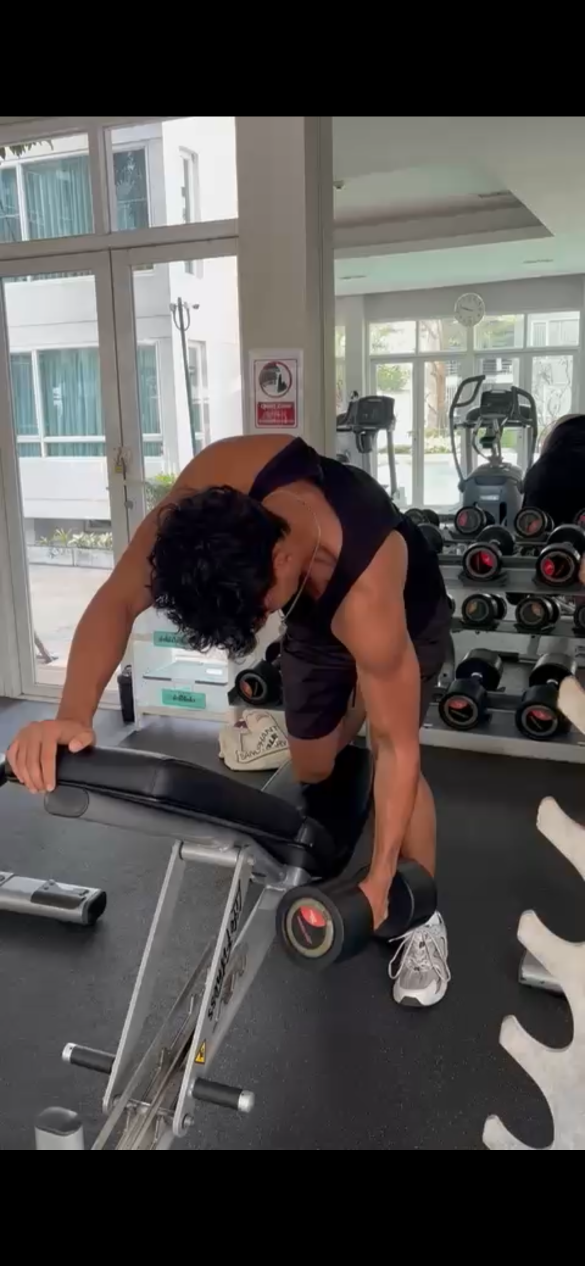
#> input picture content-bank/brand/reference-photos/IMG_5365.PNG, 1170 x 2532 px (shown at 1/2 size)
$ python -i slides.py   (imports and definitions only)
#> lines starting #> are read from the running program, lines starting #| are printed output that depends on the picture
"""Listicle carousel slides (1080x1350 JPEG) for Facebook photo posts (and TikTok photo mode later).

Slide 1: the hook over the reel's darkened cover. Then one slide per item ("1/6" + the sign). Last: the question.
Fonts come from tools/listicle/fonts (Bebas Neue for headlines, Liberation Serif Bold for body).
"""
import io
from pathlib import Path

from PIL import Image, ImageDraw, ImageEnhance, ImageFilter, ImageFont

ROOT = Path(__file__).resolve().parents[2]
FONTS = ROOT / "tools" / "listicle" / "fonts"
W, H = 1080, 1350
RED = (200, 32, 32)
INK = (11, 11, 13)
TEXT = (240, 240, 240)
MID = (170, 170, 170)


def _font(name, size):
    return ImageFont.truetype(str(FONTS / name), size)


# [20 lines left out: functions _wrap, _fit, not called in this run]


def _background(cover):
    if cover and Path(cover).exists():
        im = Image.open(cover).convert("RGB")
#> im is the input picture: PIL image 1170x2532 RGB; mean R, G, B 87.4, 83.7, 81.6
        im = im.crop((0, int(im.height * 0.38), im.width, im.height))  # skip the burned-in hook text at the top
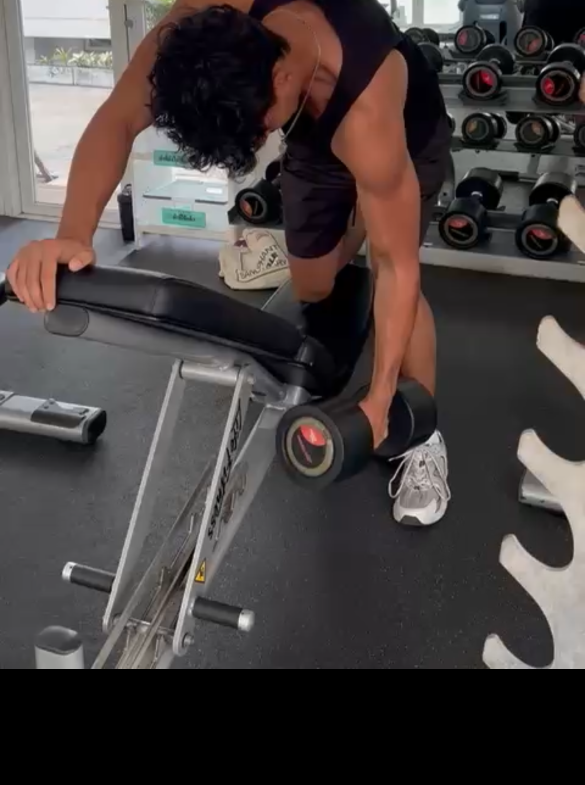
#> im: PIL image 1170x1570 RGB (shown at 1/2 size); mean R, G, B 71.4, 64.7, 63.8
        s = max(W / im.width, H / im.height)
#> s = 0.923
        im = im.resize((int(im.width * s) + 1, int(im.height * s) + 1))
#> im: PIL image 1081x1450 RGB
        im = im.crop(((im.width - W) // 2, (im.height - H) // 2, (im.width - W) // 2 + W, (im.height - H) // 2 + H))
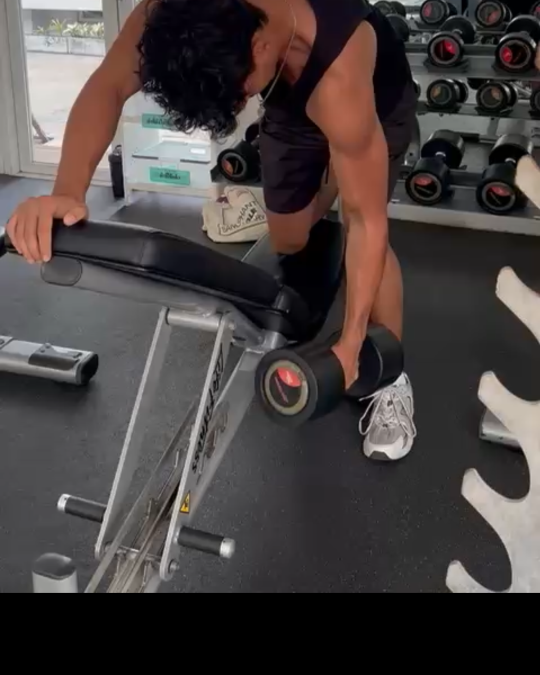
#> im: PIL image 1080x1350 RGB (shown at 1/2 size); mean R, G, B 72.8, 65.8, 64.8
        im = ImageEnhance.Brightness(im.filter(ImageFilter.GaussianBlur(6))).enhance(0.3)
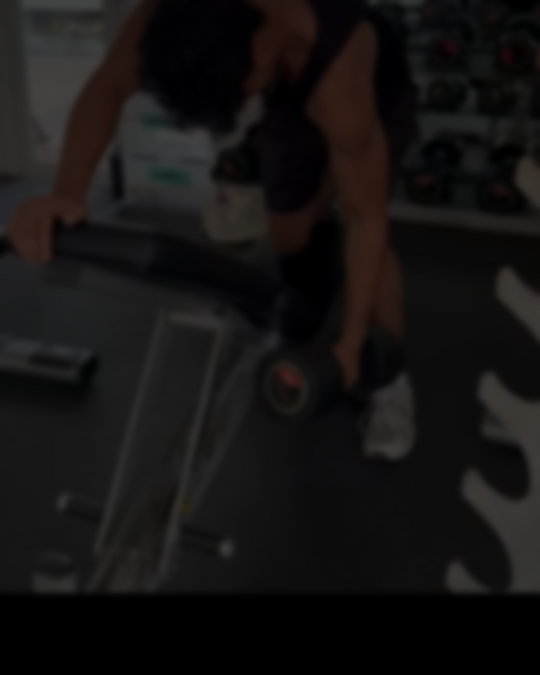
#> im: PIL image 1080x1350 RGB (shown at 1/2 size); mean R, G, B 21.4, 19.3, 19.1
        return im
    return Image.new("RGB", (W, H), INK)


# [4 lines left out: function _jpeg, not called in this run]


def _brand(d):
    d.text((80, H - 110), "@MATTEOFIGHTS", font=_font("BebasNeue-Regular.ttf", 44), fill=MID)


# [41 lines left out: function render, not called in this run]

>>> result = _background('../../content-bank/brand/reference-photos/IMG_5365.PNG')

$ run again, on content-bank/brand/reference-photos/IMG_5366.PNG
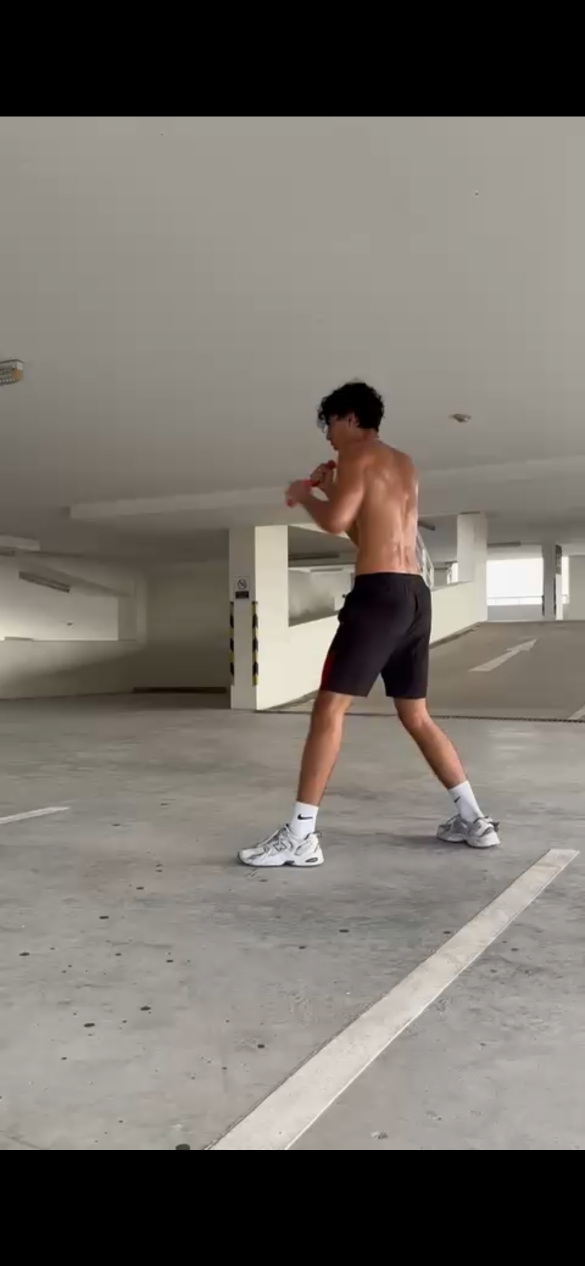
#> input picture content-bank/brand/reference-photos/IMG_5366.PNG, 1170 x 2532 px (shown at 1/2 size)
#> in _background, im is the input picture: PIL image 1170x2532 RGB; mean R, G, B 117.8, 112.8, 106.2
#> in _background, `im = im.crop(((im.width - W) // 2, (im.height - H) // 2, (im.width - W..`:
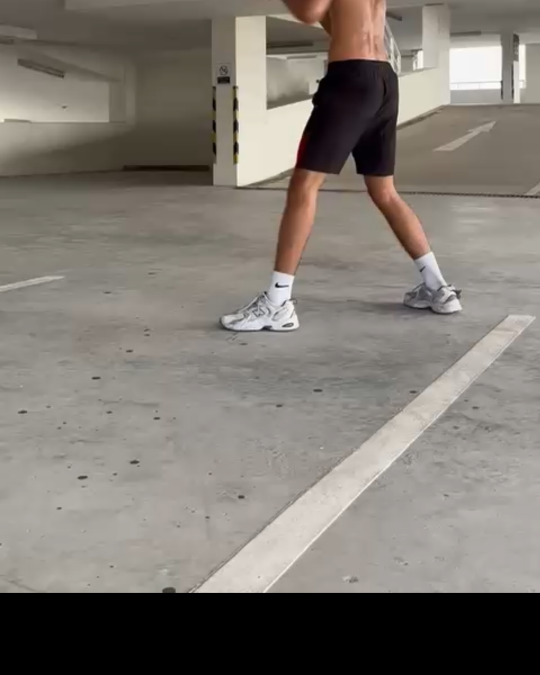
#> im: PIL image 1080x1350 RGB (shown at 1/2 size); mean R, G, B 126, 120.2, 113.3
#> in _background, `im = ImageEnhance.Brightness(im.filter(ImageFilter.GaussianBlur(6))).e..`:
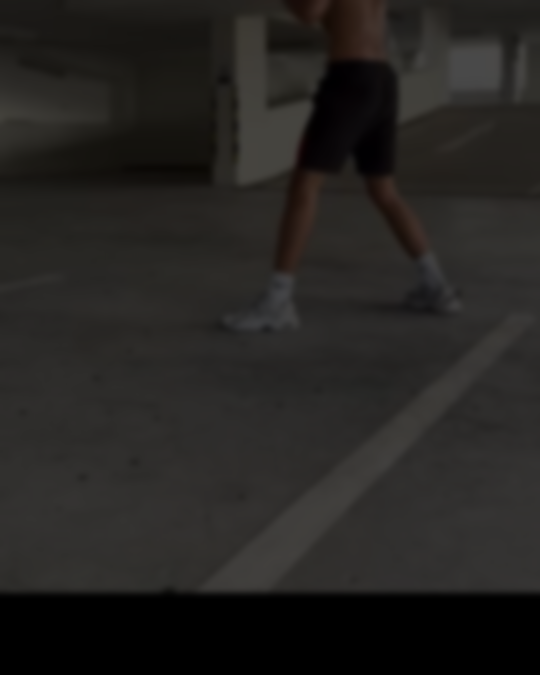
#> im: PIL image 1080x1350 RGB (shown at 1/2 size); mean R, G, B 37.4, 35.7, 33.6
